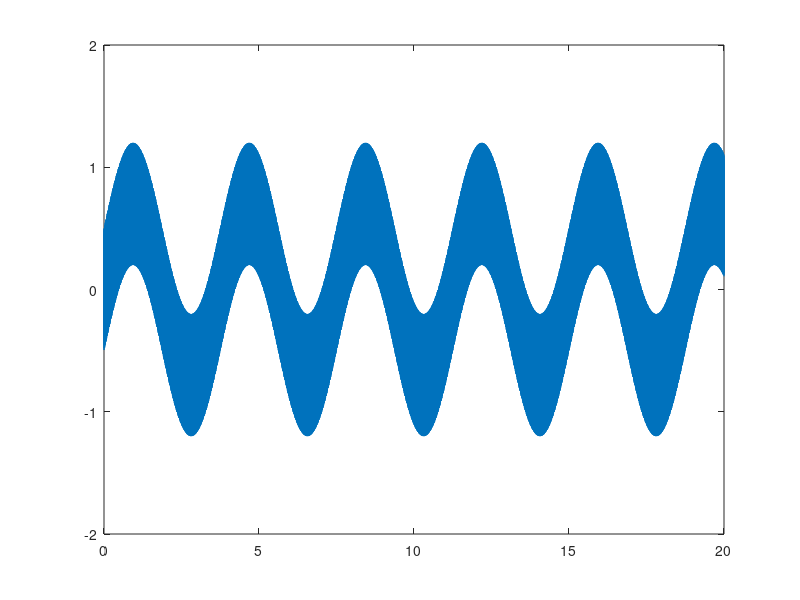
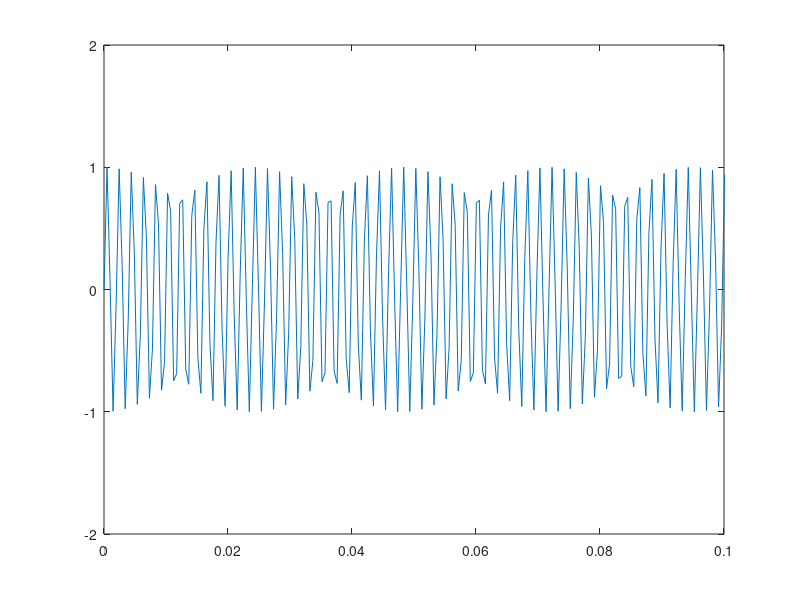
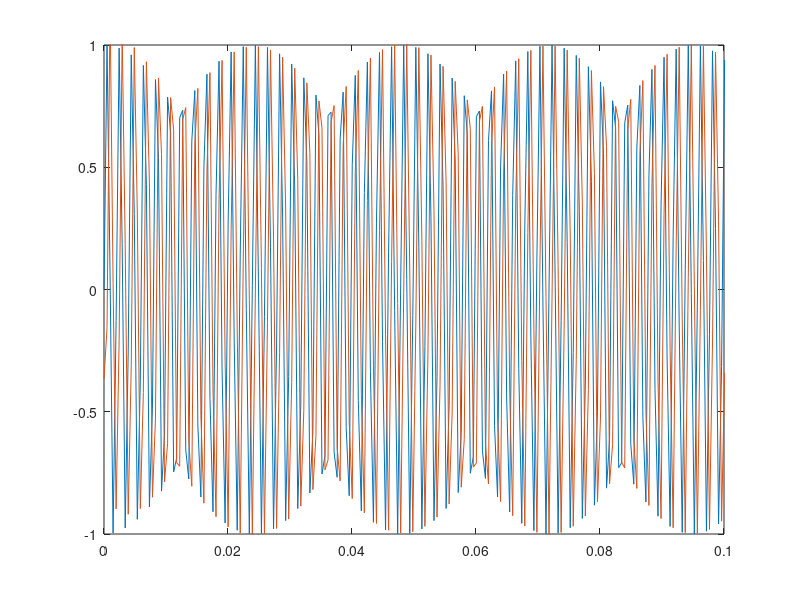
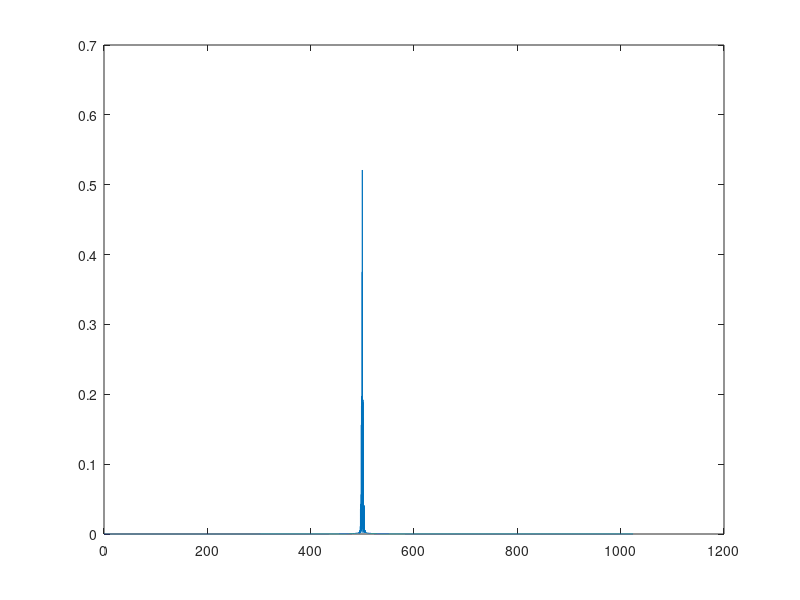

Write the MATLAB code that produced these figures, in order. (Note: this script raises an error after producing the figures.)
%function [inputSignal_psk, iData, qData] = signaldata
function signaldata
% This should generate:
%       A 5,8 GHz base signal
%       A 1 kHz base signal
%       A 500 Hz base signal
%       A heartbeat signal 100 beats/min
%       A respiration rate of 16 breaths/min
%       And then mix these signals together1
% Some defines
HEARTBEATS = 100;
RESP_RATE = 16;
BASE_SIGNAL_500HZ = 500;
%BASE_SIGNAL_1KHZ = 1000;
BASE_SIGNAL_5_8_GHZ = 5800000000;
DOWN_SAMPLE_FACTOR = 10;

% Calculating the frequency of the heartbeat
beatsSec =  HEARTBEATS / 60;

% Calculating the frequency of respiration
respSec = RESP_RATE / 60;

% Samples per second
fs = 2048;
timePeriod = 1 / fs;

% I want a dataset for 20 sec
timeBase = 20;
myLen = timeBase / timePeriod;
t = (0:myLen-1) * timePeriod;

% Generation of the signal (not using 5,8 GHz signal atm)
%inputSignal =  0.3*sin(2*pi*beatsSec*t) + 0.7*sin(2*pi*respSec*t) + 0.5*sin(2*pi*BASE_SIGNAL_500HZ*t);
inputSignal =  0.7*sin(2*pi*respSec*t) + 0.5*sin(2*pi*BASE_SIGNAL_500HZ*t);

% Plotting the inputsignal
figure(1)
plot(t,inputSignal)
axis([0 20 -2 2])

% Creating a PSK signal as we expect to receive at the antenna
% Test signals
modulResp = 1.3 * sin(2 * pi * respSec * t);
modulBeat = 0.8 * sin(2 * pi * beatsSec * t);
%noice
inputSignal_psk = 1 * sin((2 * pi * BASE_SIGNAL_500HZ * t) + modulResp + modulBeat);

% Plotting the inputsignal PSK
figure(2)
plot(t,inputSignal_psk)
axis([0 0.1 -2 2])

% Use Hilbert transform to get I and Q components of the signal
hilbertSignal = hilbert(inputSignal_psk);
iData = real(hilbertSignal);
qData = imag(hilbertSignal);

% Plotting the I and Q data
figure(3)
plot(t, iData, t, qData)
axis([0 0.1 -1 1])

% Calculating the FFT spectrum of the modulated signal
Y = fft(inputSignal_psk);

P2 = abs(Y/myLen);
P1 = P2(1:myLen/2+1);
P1(2:end-1) = 2*P1(2:end-1);
f = fs * (0:(myLen/2))/myLen;
%figure('Number', 1, 'Name', 'FFT', 'NumberTitle', 1)
figure(4)
plot(f,P1)

% Powerdetection on I and Q signals to remove the 500 Hz carrier
iDataSquared = iData; %sqrt(fir_filter(fs, downsample(2 * iData .* iData, DOWN_SAMPLE_FACTOR)));
qDataSquared = qData; %sqrt(fir_filter(fs, downsample(2 * qData .* qData, DOWN_SAMPLE_FACTOR)));

% Ok, up until here we have made the signals that we can expect at
% the input of the ADC, that is, we have created the I and Q signals
% The following is gonna happen in supposed to be implemented with code in
% MCU

% Pre-processing
% I and Q data is sampled simultaneously from 2 separate ADCs
% When enough data has been sampled, this should be low-passed filtered
% with breaking frequency of 50 Hz, using FIR-implementation

% Filter I-data
iDataFiltered = fir_filter(fs, iDataSquared);
% Filter Q-data
qDataFiltered = fir_filter(fs, qDataSquared);

% Downsample t since we have done it with our input data
%t = downsample(t, DOWN_SAMPLE_FACTOR);

% Plot the new filtered signals
figure(5)
plot(t, iDataFiltered, t, qDataFiltered)
axis([0 20 -2 2])

% Put together the total signal
inputSignalFiltered = iDataFiltered + j*qDataFiltered;

% Plot the frequency spectrum
% Calculating the FFT spectrum of the modulated signal
Y = fft(iDataFiltered);

P2 = abs(Y/myLen);
P1 = P2(1:myLen/2+1);
P1(2:end-1) = 2*P1(2:end-1);
f = fs * (0:(myLen/2))/myLen;
%figure('Number', 1, 'Name', 'FFT', 'NumberTitle', 1)
figure(6)
plot(f,P1)

end
